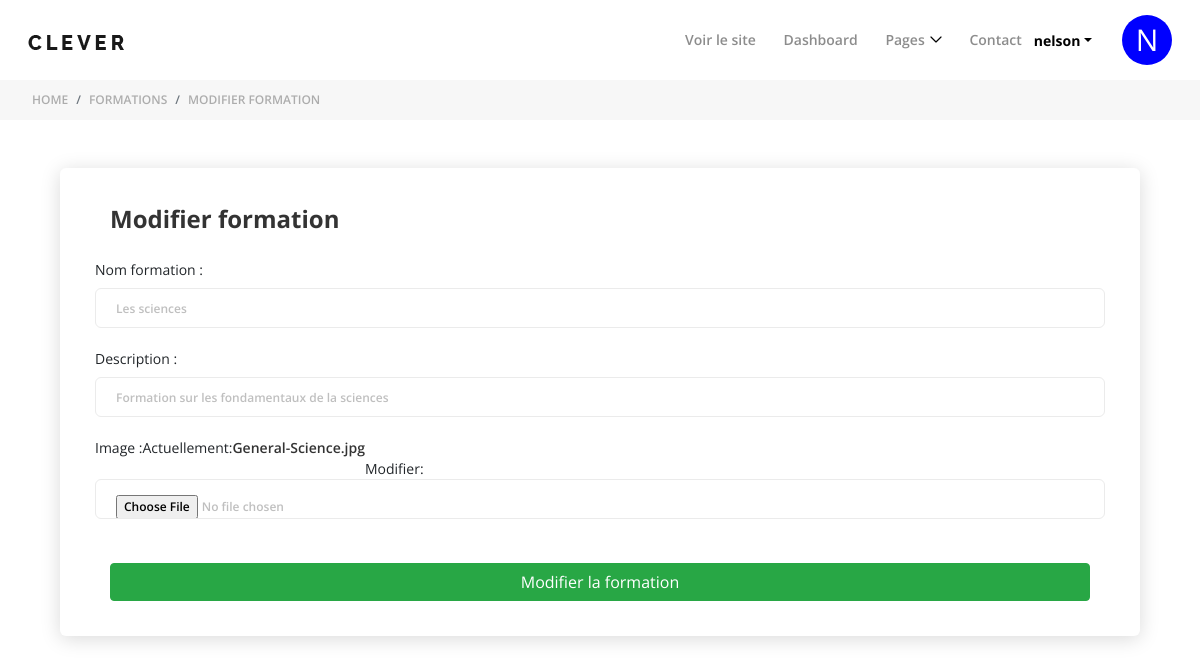
Page /my-admin/update-formation/3 (signed in) on the committed database.
### mooc/models.py (models this page shows, shortened)
class Formation(models.Model):
    user = models.ForeignKey(User, on_delete=models.CASCADE, null=True, blank=True)
    nom_formation = models.CharField(max_length=200)
    description = models.CharField(max_length=200)
    img = models.ImageField()
    created_at = models.DateTimeField(auto_now_add=True)
    updated_at = models.DateTimeField(auto_now_add=True)

### app_admin/views.py (the view)
# urls.py: path("update-formation/<int:pk>", UpdateFormation.as_view(), name="update-formation"),
class UpdateFormation(LoginRequiredMixin, UpdateView):
    model = Formation
    form_class = FormationForm
    template_name = 'update-formation.html'
    success_url = "/my-admin/list_formation"

### app_admin/forms.py
class FormationForm(forms.ModelForm):
    class Meta:
        model = Formation
        fields = ['nom_formation', 'description', 'img']
        labels = {'nom_formation': 'Nom formation', 'description': 'Description', 'img': 'Image'}
    def __init__(self, *args, **kwargs):
        super().__init__(*args, **kwargs)
        self.fields['nom_formation'].widget.attrs.update({'class': 'form-control'})
        self.fields['description'].widget.attrs.update({'class': 'form-control'})
        self.fields['img'].widget.attrs.update({'class': 'form-control'})

### app_admin/templates/update-formation.html (shortened to what this page needs)
{% extends 'partials/base.html' %}
{% block content %}
<div class="breadcumb-area">
    <nav aria-label="breadcrumb">
        <ol class="breadcrumb">
            <li class="breadcrumb-item"><a href="{% url 'dashboard' %}">Home</a></li>
            <li class="breadcrumb-item"><a href="{% url 'list_formation' %}">Formations</a></li>
            <li class="breadcrumb-item active" aria-current="page">Modifier formation</li>
        </ol>
    </nav>
</div>
<div class="container">
    <div class="col-12 col-lg-12">
        <div class="contact-form mt-5">
            <h4>Modifier formation</h4>
            <form action="" method="POST" enctype="multipart/form-data">
                <div class="row">
                        {{ form }}
                    <div class="col-12">
                        <button type="submit" class="btn btn-success btn-block mt-4">Modifier la formation</button>
                    </div>
                </div>
            </form>
        </div>
    </div>
</div>
{% endblock content %}

### app_admin/templates/_nav.html (shortened to what this page needs)
{% load static %}
    <header class="header-area">
        <div class="clever-main-menu">
            <div class="classy-nav-container breakpoint-off">
                <nav class="classy-navbar justify-content-between" id="cleverNav">
                    <a class="nav-brand" href="index.html"><img src="{% static 'img/core-img/logo.png' %}" alt=""></a>
                    <div class="classy-menu">
                        <div class="classynav">
                            <ul>
                                <li><a href="{% url 'home-login' %}">Voir le site</a></li>
                                <li><a href="{% url 'dashboard' %}">Dashboard</a></li>
                                <li><a href="#">Pages</a>
                                </li>
                                <li><a href="contact.html">Contact</a></li>
                            </ul>
                        <div class="login-state d-flex align-items-center">
                            <div class="user-name mr-30">
                                <div class="dropdown">
                                    {% if user.is_authenticated %}
                                        <a class="dropdown-toggle" href="#" role="button" id="userName"
                                           data-toggle="dropdown" aria-haspopup="true"
                                           aria-expanded="false">{{ user.username }}</a>
                                    {% endif %}
                                </div>
                            </div>
                            <div class="cercle1" style="flex-shrink: 0;">
                                {{ user.first_name|slice:":1" }}
                            </div>
                        </div>
                        </div>
                    </div>
                </nav>
            </div>
        </div>
    </header>

### mymooc/help/static/style.css (style rules this page uses)
* { margin: 0; padding: 0; }
body { font-family: "Open Sans", sans-serif; font-size: 14px; font-weight: 400; }
h1, h2, h3, h4, h5, h6 { color: rgba(0, 0, 0, 0.8); line-height: 1.3; font-weight: 700; }
a, a:hover, a:focus { -webkit-transition-duration: 500ms; transition-duration: 500ms; text-decoration: none; outline: 0 solid transparent; color: rgba(0, 0, 0, 0.8); font-weight: 600; font-size: 14px; }
ul, ol { margin: 0; }
ul li, ol li { list-style: none; }
img { height: auto; max-width: 100%; }
.mr-30 { margin-right: 30px !important; }
.header-area { position: relative; z-index: 200; }
.clever-main-menu { position: relative; z-index: 1; width: 100%; height: 80px; }
.clever-main-menu .classy-navbar { height: 80px; }
.clever-main-menu .classynav ul li a { color: rgba(0, 0, 0, 0.45); font-weight: 600; }
.login-state { position: relative; z-index: 1; }
.login-state .user-name .dropdown .dropdown-toggle { font-size: 14px; font-weight: 700; color: #000; }
.breadcumb-area { position: relative; z-index: 1; }
.breadcumb-area .breadcrumb { padding: 11px 2rem; margin-bottom: 0; background-color: #f7f7f7; border-radius: 0; height: 40px; }
.breadcumb-area .breadcrumb .breadcrumb-item { font-size: 12px; color: rgba(0, 0, 0, 0.3); text-transform: uppercase; font-weight: 600; }
.breadcumb-area .breadcrumb .breadcrumb-item a { font-size: 12px; color: rgba(0, 0, 0, 0.3); text-transform: uppercase; font-weight: 600; }
.contact-form { position: relative; z-index: 1; box-shadow: 0 3px 20px rgba(0, 0, 0, 0.15); padding: 35px 50px; border-radius: 6px; margin-top: -70px; background-color: #ffffff; }
.contact-form h4 { margin-bottom: 25px; display: block; font-size: 24px; }
.contact-form form { position: relative; z-index: 1; }
.contact-form form .form-control { width: 100%; border-radius: 6px; border: 1px solid #ebebeb; height: 40px; padding: 15px 20px; color: rgba(0, 0, 0, 0.25); font-size: 12px; font-weight: 600; margin-bottom: 20px; display: block; }

### app_admin/templates/_nav.html (style rules this page uses)
.cercle1 { position: relative; width: 50px; height: 50px; border-radius: 50%; background-color: blue; color: white; text-align: center; line-height: 50px; font-size: 30px; margin-top: 0px; }

### rows in the picture
Formation: nom_formation "Les sciences", description "Formation sur les fondamentaux de la sciences"

### other values in the picture
{{ user.username }} "nelson"
{{ user.first_name|slice:":1" }} "N"
